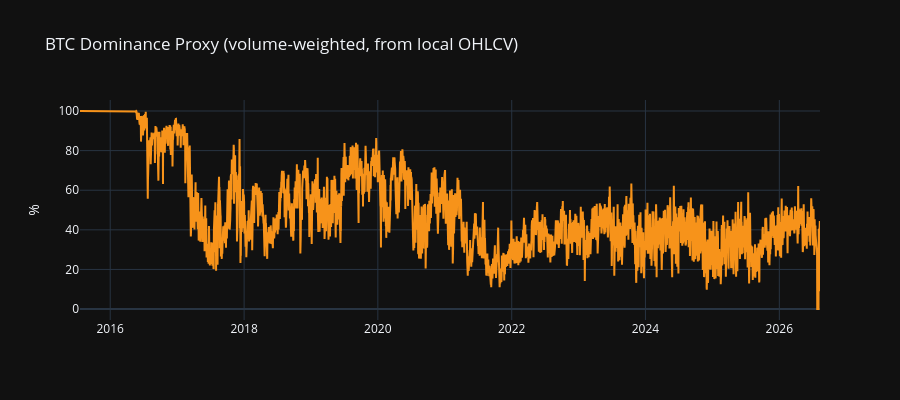

Notebook code cell kept with this figure:
### Code cell
# --- Historical volume-weighted BTC dominance proxy (from DB) ------------
# Proxy: daily close * volume as a market-cap stand-in across the universe.
universe = panel.filter(pl.col("symbol").is_in(mkt_caps["symbol"].to_list()))
daily_mc_proxy = (
    universe.with_columns((pl.col("close") * pl.col("volume")).alias("mc_proxy"))
    .group_by("date")
    .agg(
        pl.col("mc_proxy").filter(pl.col("symbol") == "BTC").sum().alias("btc_mc"),
        pl.col("mc_proxy").sum().alias("total_mc"),
    )
    .sort("date")
    .with_columns(
        (pl.col("btc_mc") / pl.col("total_mc") * 100).alias("btc_dominance_pct")
    )
)

fig = go.Figure()
fig.add_trace(go.Scatter(
    x=daily_mc_proxy["date"], y=daily_mc_proxy["btc_dominance_pct"],
    mode="lines", name="BTC dominance (vol×price proxy)", line=dict(color="#f7931a"),
))
fig.update_layout(
    title="BTC Dominance Proxy (volume-weighted, from local OHLCV)",
    yaxis_title="%", height=400, template="plotly_dark",
)
fig.show()

print(f"Current proxy dominance: {daily_mc_proxy['btc_dominance_pct'][-1]:.1f}%")
print(f"Mean: {daily_mc_proxy['btc_dominance_pct'].mean():.1f}%  "
      f"Min: {daily_mc_proxy['btc_dominance_pct'].min():.1f}%  "
      f"Max: {daily_mc_proxy['btc_dominance_pct'].max():.1f}%")

### Figure 1 — Plotly figure (JSON) as saved in the notebook; plotly's stock layout.template omitted (floating-point values rounded to 4 significant figures; data arrays with more than 128 entries replaced by an {"elided": "..."} marker saying what was removed)
{"data": [{"line": {"color": "#f7931a"}, "mode": "lines", "name": "BTC dominance (vol×price proxy)", "type": "scatter", "x": {"elided": "4034 str values"}, "y": {"elided": "4034 float values"}}], "layout": {"height": 400, "title": {"text": "BTC Dominance Proxy (volume-weighted, from local OHLCV)"}, "yaxis": {"title": {"text": "%"}}}}
